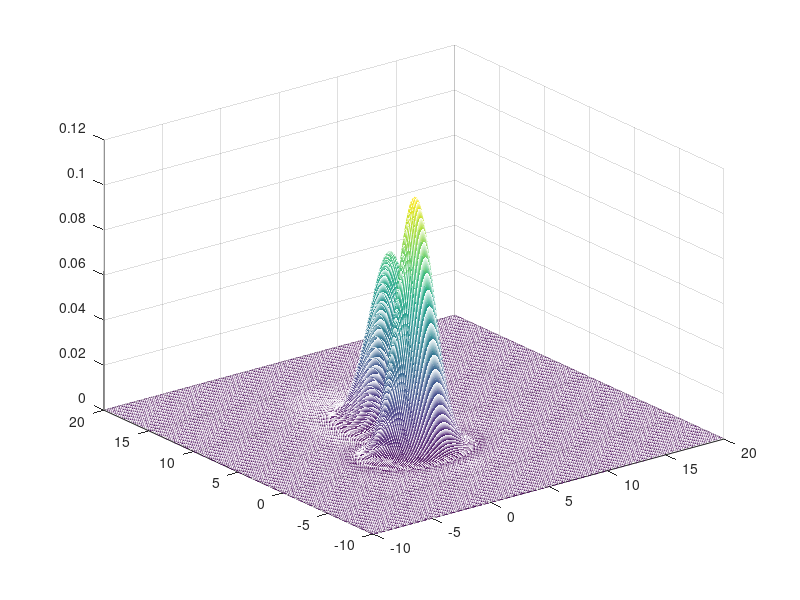

The MATLAB source for this figure: (Note: this script raises an error after producing the figure.)
%% Decision Boundary Plots


format long;

clear;
clf;


%%normdist 1 specs
meanVec1 = [ 3 5 ];
covMat1  = [ 1 0 ;
             0 4 ];
        
meanVec2 = [ 2 1 ];
covMat2  = [ 2 0 ;
             0 1 ];
                

% based on example on https://nl.mathworks.com [...
% /help/stats/multivariate-normal-distribution.html
[X1, X2] = meshgrid(-10:0.1:20, -10:0.1:20);        
G1 = mvnpdf([X1(:) X2(:)],meanVec1,covMat1);
G1 = reshape(G1,length(X1),length(X2));
mesh((-10:.1:20),(-10:.1:20),G1);
hold on;
G2 = mvnpdf([X1(:) X2(:)],meanVec2,covMat2);
G2 = reshape(G2,301,301);
mesh((-10:.1:20),(-10:.1:20),G2);

syms x y;
eqn = -0.25*(x^2) + 0.375*(y^2) + 2*x -0.25*y -7.3188 == 0;
sol = solve(eqn, y);
%result = solve(-0.25*(x^2) + 0.375*(y^2) + 2*x -0.25*y -7.3188 == 0,y);

ConcreteSol = subs(sol(1,:), 'x', X1);
line(X1, real(ConcreteSol(1,:)), 'Color', 'k');
line(X1, real(ConcreteSol(2,:)), 'Color', 'k');

title('Two-dimensional Gaussian pdf with mean [3;4] Covariance Matrix [1 0; 0 2]'); 
